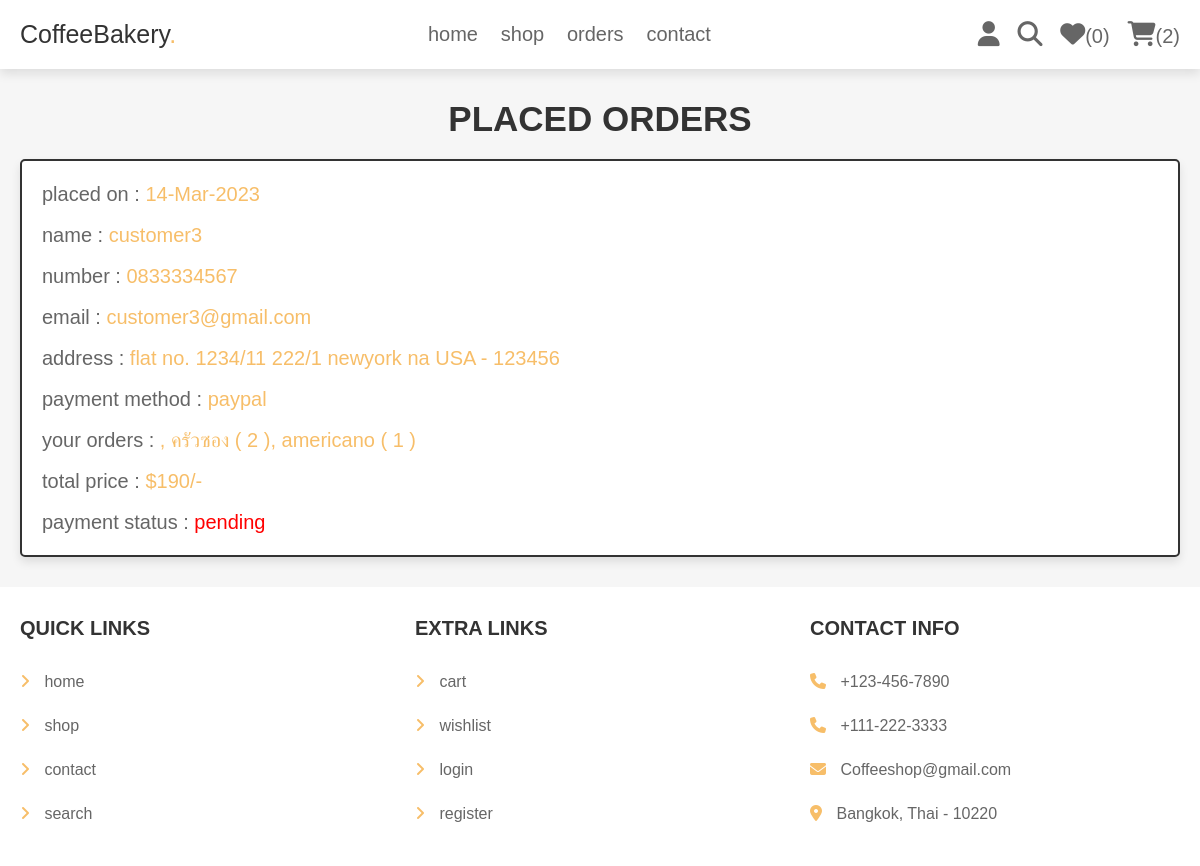
The app's page /orders.php (signed in) with its own data.
### tables this page shows
CREATE TABLE `orders` (
  `id` int(100) NOT NULL,
  `user_id` int(100) NOT NULL,
  `name` varchar(100) NOT NULL,
  `number` varchar(12) NOT NULL,
  `email` varchar(100) NOT NULL,
  `method` varchar(50) NOT NULL,
  `address` varchar(500) NOT NULL,
  `total_products` varchar(1000) NOT NULL,
  `total_price` int(100) NOT NULL,
  `total_cost` int(100) NOT NULL,
  `placed_on` varchar(50) NOT NULL,
  `payment_status` varchar(20) NOT NULL DEFAULT 'pending'
);

### orders.php (the view, shortened to what this page needs)
<?php
@include 'config.php';
$user_id = $_SESSION['user_id'];
?>
<!DOCTYPE html>
<html lang="en">
<head>
   <link rel="stylesheet" href="https://cdnjs.cloudflare.com/ajax/libs/font-awesome/6.1.1/css/all.min.css">
   <link rel="stylesheet" href="css/style.css">
</head>
<body>
<?php include 'header.php'; ?>
<section class="placed-orders">
   <h1 class="title">placed orders</h1>
   <div class="box-container">
   <?php
      $select_orders = $conn->prepare("SELECT * FROM `orders` WHERE user_id = ?");
      $select_orders->execute([$user_id]);
      if($select_orders->rowCount() > 0){
         while($fetch_orders = $select_orders->fetch(PDO::FETCH_ASSOC)){
   ?>
   <div class="box">
      <p> placed on : <span><?= $fetch_orders['placed_on']; ?></span> </p>
      <p> name : <span><?= $fetch_orders['name']; ?></span> </p>
      <p> number : <span><?= $fetch_orders['number']; ?></span> </p>
      <p> email : <span><?= $fetch_orders['email']; ?></span> </p>
      <p> address : <span><?= $fetch_orders['address']; ?></span> </p>
      <p> payment method : <span><?= $fetch_orders['method']; ?></span> </p>
      <p> your orders : <span><?= $fetch_orders['total_products']; ?></span> </p>
      <p> total price : <span>$<?= $fetch_orders['total_price']; ?>/-</span> </p>
      <p> payment status : <span style="color:<?php if($fetch_orders['payment_status'] == 'pending'){ echo 'red'; }else{ echo 'green'; }; ?>"><?= $fetch_orders['payment_status']; ?></span> </p>
   </div>
   <?php
      }
   }else{
      echo '<p class="empty">no orders placed yet!</p>';
   }
   ?>
   </div>
</section>
<?php include 'footer.php'; ?>
</body>
</html>

### css/style.css (style rules this page uses)
.placed-orders .box-container { display: flex; flex-wrap: wrap; gap:1.5rem; align-items: flex-start; }
.placed-orders .box-container .box { padding:1rem 2rem; flex:1 1 40rem; border:var(--border); background-color: var(--white); box-shadow: var(--box-shadow); border-radius: .5rem; }
.placed-orders .box-container .box p { margin:.5rem 0; line-height: 1.8; font-size: 2rem; color:var(--light-color); }
.placed-orders .box-container .box p span { color:rgb(247, 190, 105); }

### css/components.css (style rules this page uses)
:root { ---green: rgb(247, 190, 105); --orange:#f39c12; --red:#e74c3c; --black:#333; --light-color:#666; --white:#fff; --light-bg:#f6f6f6; --border:.2rem solid var(--black); --box-shadow:0 .5rem 1rem rgba(0,0,0,.1); }
* { font-family: 'Rubik', sans-serif; margin:0; padding:0; box-sizing: border-box; outline: none; border:none; text-decoration: none; color:var(--black); }
body { background-color: var(--light-bg); }
html { font-size: 62.5%; overflow-x: hidden; scroll-behavior: smooth; scroll-padding-top: 6.5rem; }
section { padding:3rem 2rem; max-width: 1200px; margin:0 auto; }
.title { text-align: center; margin-bottom: 2rem; text-transform: uppercase; color:var(--black); font-size: 3.5rem; }

### records on screen
orders: placed_on "14-Mar-2023", name "customer3", number "0833334567", email "customer3@gmail.com", address "flat no. 1234/11 222/1 newyork na USA - 123456", method "paypal", total_products ", ครัวซอง ( 2 ), americano ( 1 )", total_price "190", payment_status "pending"

### other values on screen
$count_wishlist_items->rowCount() "0"
$count_cart_items->rowCount() "2"
